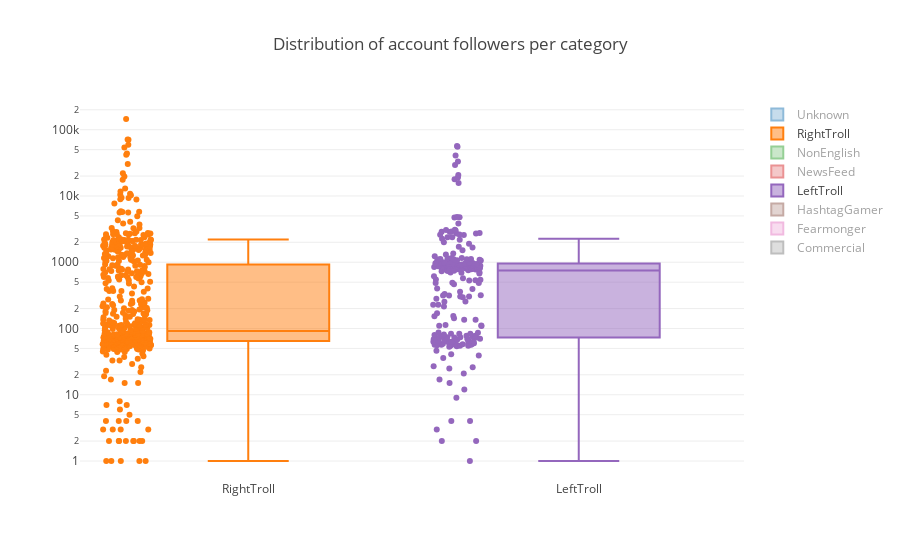

This figure's notebook cell:
### Code cell
######################################################################################################################
#TO VISUALIZE THE PLOT FROM THE CLOUD RUN THIS CELL #######################################
###############################################################################################################################

import plotly.plotly as py
from plotly.offline import init_notebook_mode, iplot
init_notebook_mode(connected=True)

fig = py.get_figure('https://plot.ly/~Flavioh/54', raw=True)
iplot(fig)

### Figure 1 — Plotly figure (JSON) as saved in the notebook; plotly's stock layout.template omitted (floating-point values rounded to 4 significant figures; data arrays with more than 128 entries replaced by an {"elided": "..."} marker saying what was removed)
{"data": [{"boxpoints": "all", "name": "Unknown", "type": "box", "uid": "0ab53593-8aeb-40a4-8154-6b0ef092a22e", "visible": "legendonly", "y": {"elided": "175 int values"}, "ysrc": "Flavioh:55:209a3b"}, {"boxpoints": "all", "name": "RightTroll", "type": "box", "uid": "068d6f9b-6f11-475b-bb93-6365f447376d", "y": {"elided": "558 int values"}, "ysrc": "Flavioh:55:f99bf8"}, {"boxpoints": "all", "name": "NonEnglish", "type": "box", "uid": "2d69df16-f3c2-4d3d-9cf7-ae26d790a5a3", "visible": "legendonly", "y": {"elided": "1447 int values"}, "ysrc": "Flavioh:55:62c80c"}, {"boxpoints": "all", "name": "NewsFeed", "type": "box", "uid": "08de1aa1-8d14-4a91-bc46-2205664e04ca", "visible": "legendonly", "y": [745, 18927, 7293, 3171, 3397, 2844, 21712, 20449, 1145, 18375, 20306, 16840, 22205, 26, 20171, 18019, 1, 1, 19959, 2, 2650, 25871, 15565, 3626, 12296, 3, 4205, 28785, 1, 5866, 13016, 17156, 19424, 16939, 15410, 12098, 2826, 12337, 22250, 13295, 19849, 12023, 9302, 16035, 17455, 14187, 33188, 20268, 62088, 20608, 26740, 32191], "ysrc": "Flavioh:55:e749c4"}, {"boxpoints": "all", "name": "LeftTroll", "type": "box", "uid": "8238e369-bc6c-4d83-a699-4dc98a9e5ec1", "y": {"elided": "230 int values"}, "ysrc": "Flavioh:55:76d53d"}, {"boxpoints": "all", "name": "HashtagGamer", "type": "box", "uid": "c77b4096-5477-4188-b250-8a60898576c4", "visible": "legendonly", "y": [2863, 523, 4530, 51, 522, 603, 3746, 794, 7402, 3621, 23890, 4680, 75, 534, 505, 119, 587, 5062, 59, 5082, 158, 518, 5444, 1247, 4006, 3840, 3910, 2155, 5424, 4934, 2699, 2936, 4066, 21760, 5352, 4441, 500, 3753, 1450, 24663, 518, 3468, 572, 5906, 5453, 4542, 4474, 524, 4204, 57, 72, 543, 3772, 100, 614, 4751, 636, 520, 4552, 587, 3170, 3561, 2585, 5627, 607, 2543, 3926, 3875, 521, 4755, 555, 180, 549, 6849, 4402, 315, 555, 539, 85, 528, 8079, 639, 1704, 3383, 3961, 2483, 305, 4389, 5152, 259, 4741, 528, 5574, 4679, 4888, 890, 501, 531, 251, 508, 539, 41, 534, 549, 911, 2685, 2587, 5168, 2457, 248, 10893, 768], "ysrc": "Flavioh:55:e981e4"}, {"boxpoints": "all", "name": "Fearmonger", "type": "box", "uid": "6283e6c1-9440-4032-99cd-9e4e0ee8852f", "visible": "legendonly", "y": [53, 46, 55, 50, 46, 55, 32, 52, 38, 120, 51, 84, 52, 92, 38, 41, 49, 67, 69, 39, 76, 104, 56, 69, 47, 50, 51, 44, 50, 37, 34, 59, 51, 8, 60, 36, 62, 55, 96, 43, 2, 95, 81, 2, 42, 52, 66, 90, 88, 85, 50, 53, 35, 69, 50, 50, 48, 49, 76, 12, 57, 53, 78, 46, 58, 52, 32, 52, 55, 37, 45, 69, 53, 42, 51, 53, 55, 33, 45, 46, 47, 40, 52, 61, 41, 52, 52, 56, 74, 26, 40, 62, 48, 24, 90, 83, 51, 35, 53, 51, 57, 54, 52, 25, 55, 42, 50, 77, 43, 42, 72, 58, 77, 47, 50, 41, 40, 53, 51, 48, 51, 54, 50], "ysrc": "Flavioh:55:ae9543"}, {"boxpoints": "all", "name": "Commercial", "type": "box", "uid": "f2db8b81-67d6-484c-90cb-849d29b84f22", "visible": "legendonly", "y": [294, 194, 858, 401, 515, 2], "ysrc": "Flavioh:55:1c1359"}], "layout": {"title": "Distribution of account followers per category", "yaxis": {"autorange": true, "showgrid": true, "type": "log"}}}
